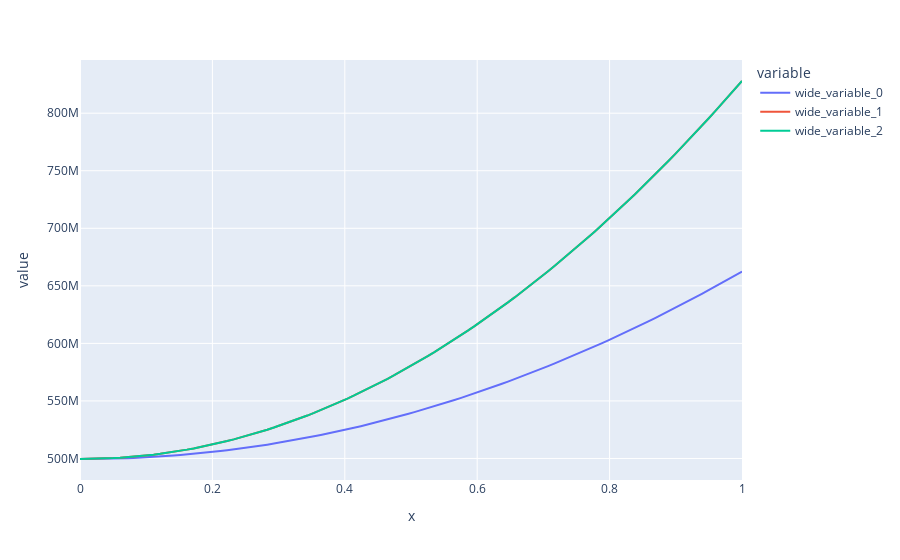

Notebook code cell kept with this figure:
### Code cell
sol = linalg.solve(M, Rmat)

X = linspace(0, R, N)
Y1, Y2, Y3 = [], [], []

for i in range(1, N+1):
    r = i*dr
    contrainte = Tcontraintesi(sol, i, r)
    Y1.append(contrainte[0][0])
    Y2.append(contrainte[1][1])
    Y3.append(contrainte[2][2])



px.line(x = X, y = [Y1, Y2, Y3])
